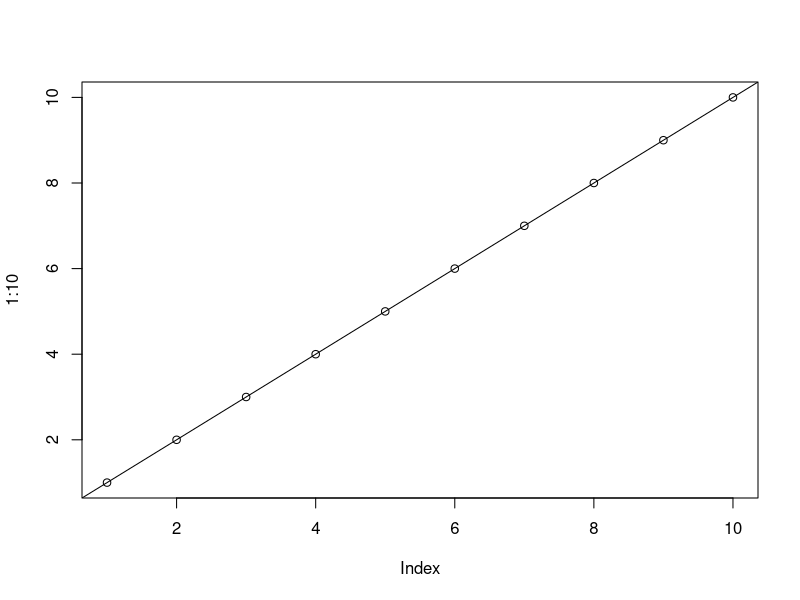
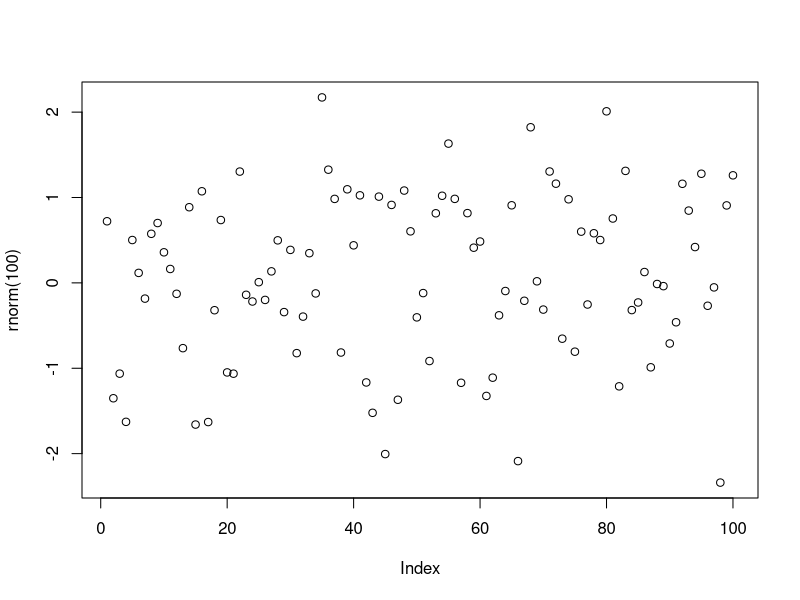

Reproduce these figures in R, in order.
# r2py crawler metadata
# package: knitr
# source_type: rd_example
# topic: is_low_change.Rd
# source_file: C:\Users\bened\AppData\Local\R\win-library\4.5\knitr\help
# lines: 12

suppressPackageStartupMessages(library(knitr))
pdf(NULL)
dev.control("enable")  # enable plot recording
plot(1:10)
p1 = recordPlot()
abline(0, 1)  # add a line (a low-level change)
p2 = recordPlot()
plot(rnorm(100))
p3 = recordPlot()  # draw a completely new plot
dev.off()
knitr::is_low_change(p1, p2)  # true
knitr::is_low_change(p1, p3)  # false
